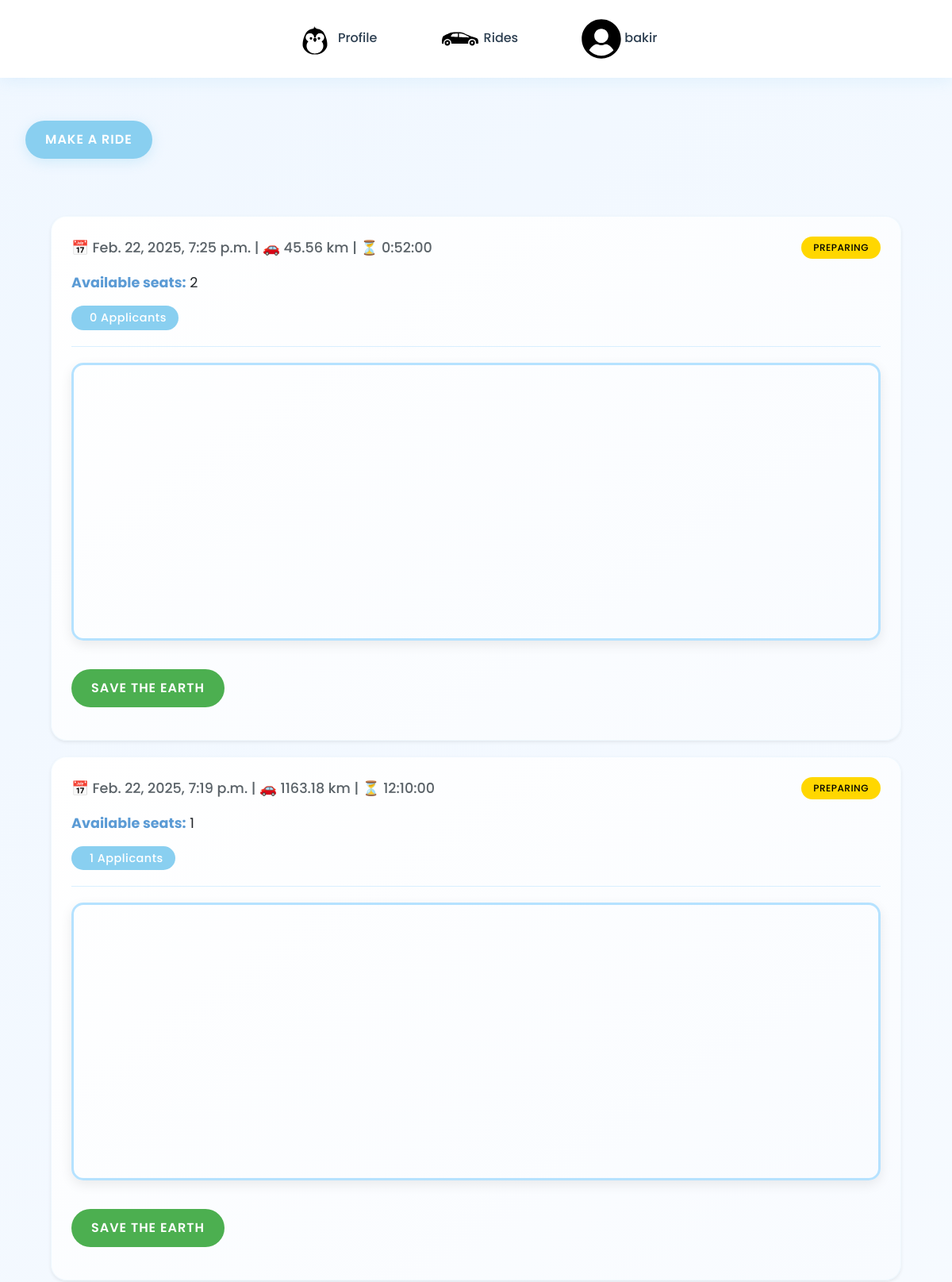
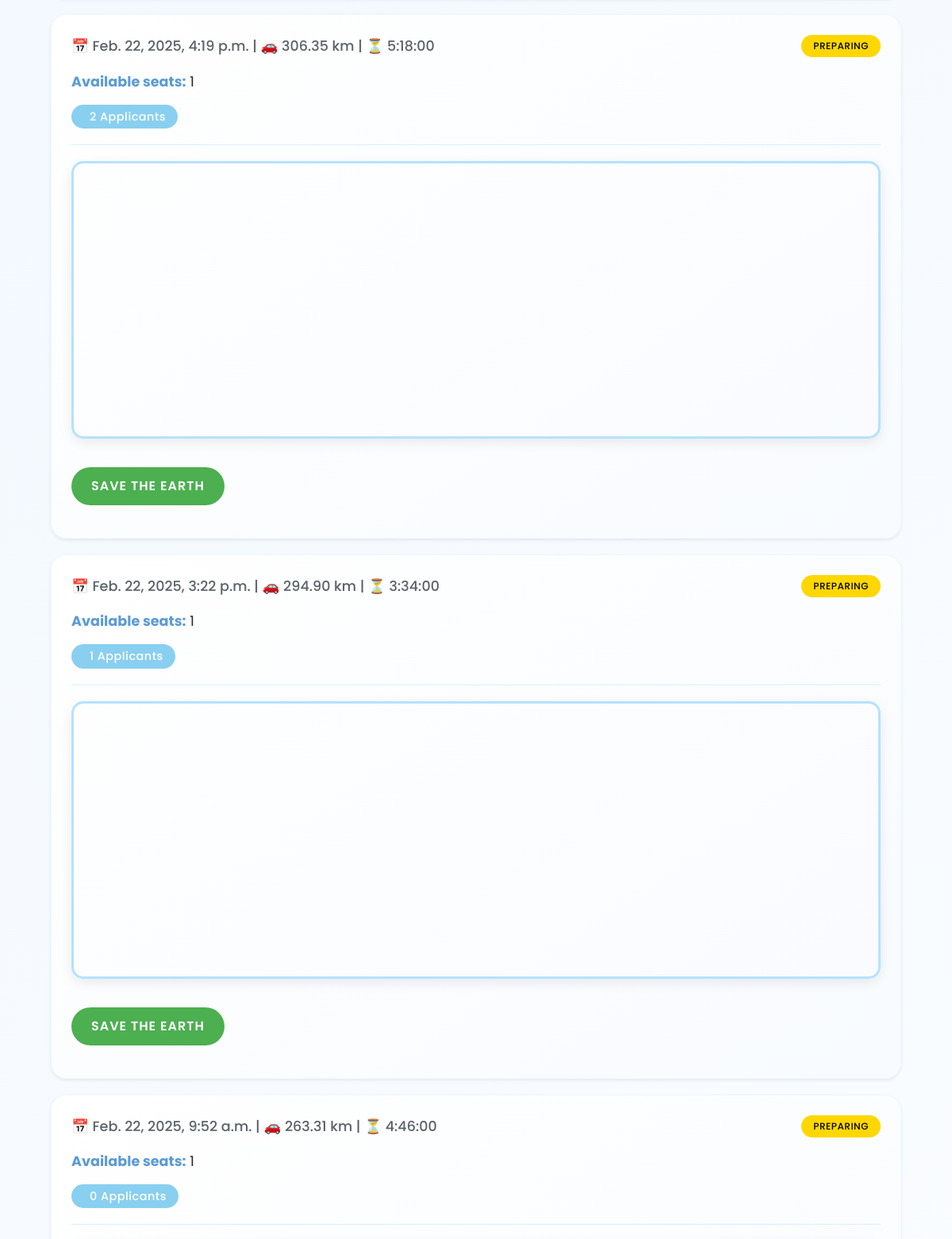
Screenshot of /rides/ (signed in, upper part) with the database file from the repository (2 pictures, top to bottom).
### base/models.py (models this page shows)
class User(AbstractUser):
    level = models.ForeignKey(UserLevel, on_delete=models.SET_NULL, null=True)
    km_passed = models.IntegerField(default=0)
    number_of_rides = models.IntegerField(default=0)
    profile_description = models.TextField(blank=True, null=True)
    phone_number_user = models.TextField(
        null=True,
        blank=True,
        default='387603067074',
        unique=False  # Explicitly set unique=False
    )
    path_to_profile_picture = models.CharField(default = "", max_length=20, null=True)
    class Meta:
        verbose_name = 'User'
        verbose_name_plural = 'Users'

class Ride(models.Model):
    start = models.CharField(max_length=50)
    end = models.CharField (max_length=50)
    distance = models.DecimalField(max_digits=10, decimal_places=2, default=0.00)
    travelers = models.IntegerField(default=1)
    duration = models.DurationField(null=True, blank=True)
    created_on = models.DateTimeField(default=timezone.now)  # Changed from auto_now_add
    start_date = models.DateTimeField(default=timezone.now)
    STATUS_CHOICES = [
        ('PREPARING', 'Preparing'),
        ('FINISHED', 'Finished'),
        ('CANCELED', 'Canceled'),
    ]
    status = models.CharField(
        max_length=10,
        choices=STATUS_CHOICES,
        default='PREPARING'
    )
    origin_place_id = models.CharField(max_length=255, null=True)
    origin_latitude = models.FloatField(default=0)
    origin_longitude = models.FloatField(default=0)
    destination_place_id = models.CharField(max_length=255, null=True)
    destination_latitude = models.FloatField(default=0)
    destination_longitude = models.FloatField(default=0)
    distance_km = models.FloatField(default=0)
    duration_text = models.CharField(max_length=100, null=True)
    selected_route_index = models.IntegerField(default=0)
    selected_route_polyline = models.TextField(default='')

### rides/views.py (the view)
# urls.py: path('', RideListView.as_view(), name='rides'),
class RideListView(ListView):
    model = Ride
    template_name = 'rides.html'
    context_object_name = 'rides'
    def get_queryset(self):
        return Ride.objects.filter(
            status='PREPARING'
        ).annotate(
            applicant_count=Count('applications'),
            pending_count=Count('applications', filter=Q(applications__status='PENDING')),
            approved_count=Count('applications', filter=Q(applications__status='APPROVED'))
        ).order_by('-created_on')
    def get_context_data(self, **kwargs):
        context = super().get_context_data(**kwargs)
        for ride in context['rides']:
            print(f"Ride {ride.id}: {ride.applicant_count} applicants "
                  f"({ride.pending_count} pending, {ride.approved_count} approved)")
        return context

### rides/templates/rides.html (shortened to what this page needs)
{% extends 'base.html' %}
{% block content %}
<a href="{% url 'make_ride' %}" class="btn btn-primary">Make a ride</a>
<div class="container">
    {% for ride in rides %}
    <div class="ride-card shadow-sm">
        <div class="d-flex justify-content-between align-items-center mb-3">
            <p class="text-muted mb-0">
                📅 {{ ride.start_date }} | 🚗 {{ ride.distance }} km | ⏳ {{ ride.duration }}
            </p>
            <span class="badge bg-warning">{{ ride.status }}</span>
        </div>
        <p><strong>Available seats:</strong> {{ ride.travelers }}</p>
        <span class="badge bg-primary">
             {{ ride.applicant_count }} Applicants
        </span>
        <hr>
        <div class="map-container" id="map-{{ ride.id }}"></div>
        <a href="{% url 'apply_for_ride' ride.id %}" class="btn btn-success my-3">Save the Earth</a>
    </div>
    {% empty %}
    <div class="alert alert-info">
        <i class="bi bi-info-circle"></i> No active rides available at the moment.
    </div>
    {% endfor %}
</div>
{% endblock %}

### base/templates/base.html (shortened to what this page needs)
<!DOCTYPE html>
{% load static %}
<html lang="en">
<head>
    <link href="#"
          rel="stylesheet"
>
          <link href="https://cdn.jsdelivr.net/npm/bootstrap@5.3.0/dist/css/bootstrap.min.css" rel="stylesheet">
</head>
<body>
    <div class="container main-container">
        <nav class="navbar navbar-dark navbar-sticky d-flex justify-content-center">
            <a class="nav-link" href="{% url 'user_profile:profile' %}">
                <img src="{% static 'base/svgs/penguin_base.svg' %}" alt="Profile" width="50" height="50">
                <span class="link-text">Profile</span>
            </a>
            <a class="nav-link" href="{% url 'rides' %}">
                   <img src="{% static 'base/svgs/car.svg' %}" alt="Rides" width="50" height="50">
                <span class="link-text">Rides</span>
            </a>
            {% if user.is_authenticated %}
            <a class="nav-link logout-hover" href="{% url 'base:logout' %}">
                <img src="{% static 'base/svgs/user.svg' %}" alt="User" width="50" height="50">
                <span class="link-text">{{ user.username }}</span>
            </a>
            {% endif %}
        </nav>
        {% block content %}
        {% endblock content %}
    </div>
</body>
</html>

### base/templates/base.html (style rules this page uses)
:root { --primary-blue: #89CFF0; --secondary-blue: #B5E2FF; --dark-blue: #5B9BD5; --accent-blue: #4FB3E8; --background: #F0F7FF; --text-dark: #2C3E50; --shadow-color: rgba(137, 207, 240, 0.2); }
body { background: linear-gradient(135deg, var(--background) 0%, #FFFFFF 100%); min-height: 100vh; padding: 0; font-family: 'Poppins', sans-serif; }
.navbar-sticky { position: fixed; top: 0; left: 0; right: 0; z-index: 1000; padding: 1rem 2rem; background: rgba(255, 255, 255, 0.95); backdrop-filter: blur(10px); box-shadow: 0 2px 20px var(--shadow-color); transition: all 0.4s cubic-bezier(0.4, 0, 0.2, 1); }
.nav-link { position: relative; margin: 0 1.5rem; padding: 0.5rem 1rem; color: var(--text-dark) !important; font-weight: 500; transition: all 0.3s ease; border-radius: 12px; background: transparent; }
.nav-link:before { content: ''; position: absolute; bottom: -2px; left: 0; width: 100%; height: 2px; background: linear-gradient(90deg, var(--primary-blue), var(--accent-blue)); transform: scaleX(0); transform-origin: right; transition: transform 0.4s cubic-bezier(0.4, 0, 0.2, 1); }
.nav-link img { transform: scale(1); transition: all 0.3s ease; }
.main-container { margin-top: 100px; padding: 0 2rem; }

### rides/templates/rides.html (style rules this page uses)
:root { --baby-blue: #89CFF0; --baby-blue-light: #B5E2FF; --baby-blue-dark: #5B9BD5; }
.container { max-width: 1200px; padding: 2rem; }
.ride-card { background: linear-gradient(145deg, #ffffff, #f8fbff); border-radius: 20px; padding: 25px; margin: 20px 0; box-shadow: 0 10px 30px rgba(137, 207, 240, 0.15); border: 1px solid rgba(137, 207, 240, 0.1); transition: all 0.3s ease; }
.map-container { width: 100%; height: 350px; border-radius: 15px; overflow: hidden; margin: 20px 0; box-shadow: 0 5px 15px rgba(0, 0, 0, 0.08); border: 3px solid var(--baby-blue-light); }
.btn-primary { background: var(--baby-blue); border: none; padding: 12px 25px; border-radius: 30px; font-weight: 600; text-transform: uppercase; letter-spacing: 1px; transition: all 0.3s ease; margin: 20px 0; box-shadow: 0 4px 15px rgba(137, 207, 240, 0.3); }
.btn-success { background: #4CAF50; border: none; padding: 12px 25px; border-radius: 30px; font-weight: 600; text-transform: uppercase; letter-spacing: 1px; transition: all 0.3s ease; }
.badge { padding: 8px 15px; border-radius: 20px; font-weight: 500; letter-spacing: 0.5px; }
.badge.bg-warning { background-color: #FFD700 !important; color: #000; }
.badge.bg-primary { background-color: var(--baby-blue) !important; color: #fff; font-size: 0.9rem; }
.text-muted { color: #5a6268 !important; font-size: 1.1rem; font-weight: 500; }
.ride-card p { margin-bottom: 15px; font-size: 1.1rem; line-height: 1.6; }
.ride-card strong { color: var(--baby-blue-dark); }
hr { border-color: var(--baby-blue-light); margin: 20px 0; opacity: 0.5; }
.ride-card { animation: fadeIn 0.5s ease-out forwards; }

### rows the page displays
User: username "bakir"
Ride: start_date "Feb. 22, 2025, 7:25 p.m.", distance "45.56", duration "0:52:00", status "PREPARING", travelers "2", applicant_count "0"
Ride: start_date "Feb. 22, 2025, 7:19 p.m.", distance "1163.18", duration "12:10:00", status "PREPARING", travelers "1", applicant_count "1"
Ride: start_date "Feb. 22, 2025, 4:19 p.m.", distance "306.35", duration "5:18:00", status "PREPARING", travelers "1", applicant_count "2"
Ride: start_date "Feb. 22, 2025, 3:22 p.m.", distance "294.90", duration "3:34:00", status "PREPARING", travelers "1", applicant_count "1"
Ride: start_date "Feb. 22, 2025, 9:52 a.m.", distance "263.31", duration "4:46:00", status "PREPARING", travelers "1", applicant_count "0"
